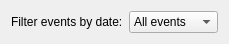
<?xml version="1.0" encoding="UTF-8"?>
<ui version="4.0">
 <class>upcomingEventsGeneralSettings</class>
 <widget class="QWidget" name="upcomingEventsGeneralSettings">
  <property name="geometry">
   <rect>
    <x>0</x>
    <y>0</y>
    <width>216</width>
    <height>33</height>
   </rect>
  </property>
  <layout class="QFormLayout" name="formLayout">
   <property name="fieldGrowthPolicy">
    <enum>QFormLayout::ExpandingFieldsGrow</enum>
   </property>
   <item row="0" column="0">
    <widget class="QLabel" name="filterLabel">
     <property name="text">
      <string>Filter events by date:</string>
     </property>
    </widget>
   </item>
   <item row="0" column="1">
    <widget class="QComboBox" name="filterComboBox">
     <item>
      <property name="text">
       <string>All events</string>
      </property>
     </item>
     <item>
      <property name="text">
       <string>This week</string>
      </property>
     </item>
     <item>
      <property name="text">
       <string>This month</string>
      </property>
     </item>
     <item>
      <property name="text">
       <string>This year</string>
      </property>
     </item>
    </widget>
   </item>
  </layout>
 </widget>
 <resources/>
 <connections/>
</ui>
